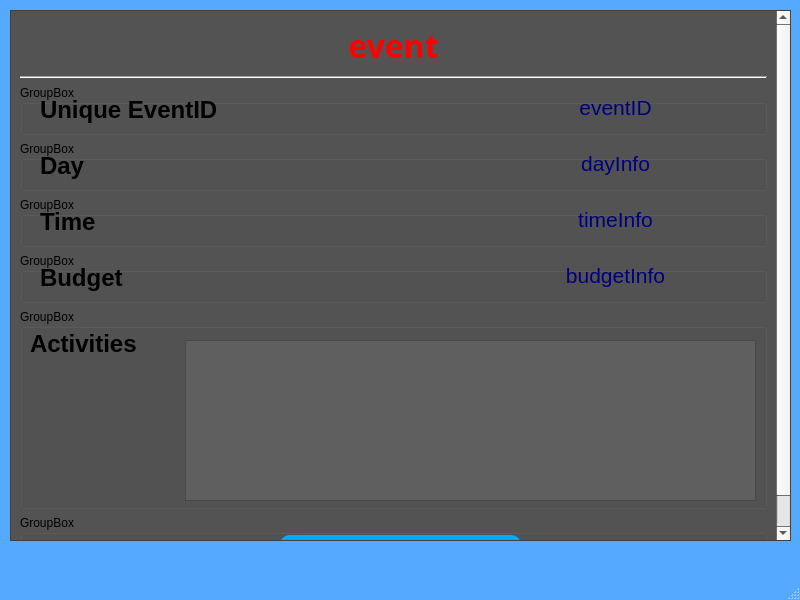
<?xml version="1.0" encoding="UTF-8"?>
<ui version="4.0">
 <class>MainWindow</class>
 <widget class="QMainWindow" name="MainWindow">
  <property name="geometry">
   <rect>
    <x>0</x>
    <y>0</y>
    <width>800</width>
    <height>600</height>
   </rect>
  </property>
  <property name="palette">
   <palette>
    <active>
     <colorrole role="Base">
      <brush brushstyle="SolidPattern">
       <color alpha="255">
        <red>85</red>
        <green>170</green>
        <blue>255</blue>
       </color>
      </brush>
     </colorrole>
     <colorrole role="Window">
      <brush brushstyle="SolidPattern">
       <color alpha="255">
        <red>85</red>
        <green>170</green>
        <blue>255</blue>
       </color>
      </brush>
     </colorrole>
    </active>
    <inactive>
     <colorrole role="Base">
      <brush brushstyle="SolidPattern">
       <color alpha="255">
        <red>85</red>
        <green>170</green>
        <blue>255</blue>
       </color>
      </brush>
     </colorrole>
     <colorrole role="Window">
      <brush brushstyle="SolidPattern">
       <color alpha="255">
        <red>85</red>
        <green>170</green>
        <blue>255</blue>
       </color>
      </brush>
     </colorrole>
    </inactive>
    <disabled>
     <colorrole role="Base">
      <brush brushstyle="SolidPattern">
       <color alpha="255">
        <red>85</red>
        <green>170</green>
        <blue>255</blue>
       </color>
      </brush>
     </colorrole>
     <colorrole role="Window">
      <brush brushstyle="SolidPattern">
       <color alpha="255">
        <red>85</red>
        <green>170</green>
        <blue>255</blue>
       </color>
      </brush>
     </colorrole>
    </disabled>
   </palette>
  </property>
  <property name="windowTitle">
   <string>MainWindow</string>
  </property>
  <widget class="QWidget" name="centralwidget">
   <widget class="QScrollArea" name="scrollArea">
    <property name="geometry">
     <rect>
      <x>10</x>
      <y>10</y>
      <width>781</width>
      <height>531</height>
     </rect>
    </property>
    <property name="palette">
     <palette>
      <active>
       <colorrole role="Base">
        <brush brushstyle="SolidPattern">
         <color alpha="255">
          <red>255</red>
          <green>255</green>
          <blue>255</blue>
         </color>
        </brush>
       </colorrole>
       <colorrole role="Window">
        <brush brushstyle="SolidPattern">
         <color alpha="255">
          <red>83</red>
          <green>83</green>
          <blue>83</blue>
         </color>
        </brush>
       </colorrole>
      </active>
      <inactive>
       <colorrole role="Base">
        <brush brushstyle="SolidPattern">
         <color alpha="255">
          <red>255</red>
          <green>255</green>
          <blue>255</blue>
         </color>
        </brush>
       </colorrole>
       <colorrole role="Window">
        <brush brushstyle="SolidPattern">
         <color alpha="255">
          <red>83</red>
          <green>83</green>
          <blue>83</blue>
         </color>
        </brush>
       </colorrole>
      </inactive>
      <disabled>
       <colorrole role="Base">
        <brush brushstyle="SolidPattern">
         <color alpha="255">
          <red>83</red>
          <green>83</green>
          <blue>83</blue>
         </color>
        </brush>
       </colorrole>
       <colorrole role="Window">
        <brush brushstyle="SolidPattern">
         <color alpha="255">
          <red>83</red>
          <green>83</green>
          <blue>83</blue>
         </color>
        </brush>
       </colorrole>
      </disabled>
     </palette>
    </property>
    <property name="autoFillBackground">
     <bool>true</bool>
    </property>
    <property name="widgetResizable">
     <bool>true</bool>
    </property>
    <widget class="QWidget" name="scrollAreaWidgetContents">
     <property name="geometry">
      <rect>
       <x>0</x>
       <y>0</y>
       <width>767</width>
       <height>563</height>
      </rect>
     </property>
     <layout class="QVBoxLayout" name="verticalLayout_2">
      <item>
       <widget class="QLabel" name="eventName">
        <property name="sizePolicy">
         <sizepolicy hsizetype="Expanding" vsizetype="Fixed">
          <horstretch>0</horstretch>
          <verstretch>0</verstretch>
         </sizepolicy>
        </property>
        <property name="minimumSize">
         <size>
          <width>0</width>
          <height>50</height>
         </size>
        </property>
        <property name="palette">
         <palette>
          <active>
           <colorrole role="WindowText">
            <brush brushstyle="SolidPattern">
             <color alpha="255">
              <red>255</red>
              <green>0</green>
              <blue>0</blue>
             </color>
            </brush>
           </colorrole>
           <colorrole role="Text">
            <brush brushstyle="SolidPattern">
             <color alpha="255">
              <red>255</red>
              <green>0</green>
              <blue>0</blue>
             </color>
            </brush>
           </colorrole>
           <colorrole role="PlaceholderText">
            <brush brushstyle="SolidPattern">
             <color alpha="128">
              <red>255</red>
              <green>0</green>
              <blue>0</blue>
             </color>
            </brush>
           </colorrole>
          </active>
          <inactive>
           <colorrole role="WindowText">
            <brush brushstyle="SolidPattern">
             <color alpha="255">
              <red>255</red>
              <green>0</green>
              <blue>0</blue>
             </color>
            </brush>
           </colorrole>
           <colorrole role="Text">
            <brush brushstyle="SolidPattern">
             <color alpha="255">
              <red>255</red>
              <green>0</green>
              <blue>0</blue>
             </color>
            </brush>
           </colorrole>
           <colorrole role="PlaceholderText">
            <brush brushstyle="SolidPattern">
             <color alpha="128">
              <red>255</red>
              <green>0</green>
              <blue>0</blue>
             </color>
            </brush>
           </colorrole>
          </inactive>
          <disabled>
           <colorrole role="PlaceholderText">
            <brush brushstyle="SolidPattern">
             <color alpha="128">
              <red>255</red>
              <green>0</green>
              <blue>0</blue>
             </color>
            </brush>
           </colorrole>
          </disabled>
         </palette>
        </property>
        <property name="font">
         <font>
          <family>MV Boli</family>
          <pointsize>24</pointsize>
          <bold>true</bold>
         </font>
        </property>
        <property name="autoFillBackground">
         <bool>true</bool>
        </property>
        <property name="text">
         <string>event</string>
        </property>
        <property name="alignment">
         <set>Qt::AlignmentFlag::AlignCenter</set>
        </property>
       </widget>
      </item>
      <item>
       <widget class="Line" name="line">
        <property name="sizePolicy">
         <sizepolicy hsizetype="Expanding" vsizetype="Fixed">
          <horstretch>0</horstretch>
          <verstretch>0</verstretch>
         </sizepolicy>
        </property>
        <property name="orientation">
         <enum>Qt::Orientation::Horizontal</enum>
        </property>
       </widget>
      </item>
      <item>
       <widget class="QGroupBox" name="groupBox_5">
        <property name="sizePolicy">
         <sizepolicy hsizetype="Expanding" vsizetype="Fixed">
          <horstretch>0</horstretch>
          <verstretch>0</verstretch>
         </sizepolicy>
        </property>
        <property name="minimumSize">
         <size>
          <width>0</width>
          <height>50</height>
         </size>
        </property>
        <property name="baseSize">
         <size>
          <width>100</width>
          <height>100</height>
         </size>
        </property>
        <property name="title">
         <string>GroupBox</string>
        </property>
        <widget class="QLabel" name="label_7">
         <property name="geometry">
          <rect>
           <x>20</x>
           <y>0</y>
           <width>211</width>
           <height>50</height>
          </rect>
         </property>
         <property name="sizePolicy">
          <sizepolicy hsizetype="Fixed" vsizetype="Fixed">
           <horstretch>0</horstretch>
           <verstretch>0</verstretch>
          </sizepolicy>
         </property>
         <property name="minimumSize">
          <size>
           <width>0</width>
           <height>50</height>
          </size>
         </property>
         <property name="text">
          <string>&lt;html&gt;&lt;head/&gt;&lt;body&gt;&lt;p&gt;&lt;span style=&quot; font-size:18pt; font-weight:700; color:#000000;&quot;&gt;Unique EventID&lt;/span&gt;&lt;/p&gt;&lt;/body&gt;&lt;/html&gt;</string>
         </property>
        </widget>
        <widget class="QLabel" name="label_4">
         <property name="geometry">
          <rect>
           <x>450</x>
           <y>10</y>
           <width>291</width>
           <height>31</height>
          </rect>
         </property>
         <property name="text">
          <string>&lt;html&gt;&lt;head/&gt;&lt;body&gt;&lt;p align=&quot;center&quot;&gt;&lt;span style=&quot; font-size:16pt; color:#00007f;&quot;&gt;eventID&lt;/span&gt;&lt;/p&gt;&lt;/body&gt;&lt;/html&gt;</string>
         </property>
         <property name="alignment">
          <set>Qt::AlignmentFlag::AlignLeading|Qt::AlignmentFlag::AlignLeft|Qt::AlignmentFlag::AlignTop</set>
         </property>
        </widget>
       </widget>
      </item>
      <item>
       <widget class="QGroupBox" name="groupBox">
        <property name="sizePolicy">
         <sizepolicy hsizetype="Expanding" vsizetype="Fixed">
          <horstretch>0</horstretch>
          <verstretch>0</verstretch>
         </sizepolicy>
        </property>
        <property name="minimumSize">
         <size>
          <width>0</width>
          <height>50</height>
         </size>
        </property>
        <property name="baseSize">
         <size>
          <width>100</width>
          <height>100</height>
         </size>
        </property>
        <property name="title">
         <string>GroupBox</string>
        </property>
        <widget class="QLabel" name="label_5">
         <property name="geometry">
          <rect>
           <x>20</x>
           <y>0</y>
           <width>91</width>
           <height>50</height>
          </rect>
         </property>
         <property name="sizePolicy">
          <sizepolicy hsizetype="Fixed" vsizetype="Fixed">
           <horstretch>0</horstretch>
           <verstretch>0</verstretch>
          </sizepolicy>
         </property>
         <property name="minimumSize">
          <size>
           <width>0</width>
           <height>50</height>
          </size>
         </property>
         <property name="text">
          <string>&lt;html&gt;&lt;head/&gt;&lt;body&gt;&lt;p&gt;&lt;span style=&quot; font-size:18pt; font-weight:700; color:#000000;&quot;&gt;Day&lt;/span&gt;&lt;/p&gt;&lt;/body&gt;&lt;/html&gt;</string>
         </property>
        </widget>
        <widget class="QLabel" name="label_3">
         <property name="geometry">
          <rect>
           <x>450</x>
           <y>10</y>
           <width>291</width>
           <height>31</height>
          </rect>
         </property>
         <property name="text">
          <string>&lt;html&gt;&lt;head/&gt;&lt;body&gt;&lt;p align=&quot;center&quot;&gt;&lt;span style=&quot; font-size:16pt; color:#00007f;&quot;&gt;dayInfo&lt;/span&gt;&lt;/p&gt;&lt;/body&gt;&lt;/html&gt;</string>
         </property>
         <property name="alignment">
          <set>Qt::AlignmentFlag::AlignLeading|Qt::AlignmentFlag::AlignLeft|Qt::AlignmentFlag::AlignTop</set>
         </property>
        </widget>
       </widget>
      </item>
      <item>
       <widget class="QGroupBox" name="groupBox_2">
        <property name="sizePolicy">
         <sizepolicy hsizetype="Preferred" vsizetype="Fixed">
          <horstretch>0</horstretch>
          <verstretch>0</verstretch>
         </sizepolicy>
        </property>
        <property name="minimumSize">
         <size>
          <width>0</width>
          <height>50</height>
         </size>
        </property>
        <property name="baseSize">
         <size>
          <width>100</width>
          <height>100</height>
         </size>
        </property>
        <property name="title">
         <string>GroupBox</string>
        </property>
        <widget class="QLabel" name="label_6">
         <property name="geometry">
          <rect>
           <x>20</x>
           <y>0</y>
           <width>261</width>
           <height>50</height>
          </rect>
         </property>
         <property name="sizePolicy">
          <sizepolicy hsizetype="Fixed" vsizetype="Fixed">
           <horstretch>0</horstretch>
           <verstretch>0</verstretch>
          </sizepolicy>
         </property>
         <property name="minimumSize">
          <size>
           <width>0</width>
           <height>50</height>
          </size>
         </property>
         <property name="text">
          <string>&lt;html&gt;&lt;head/&gt;&lt;body&gt;&lt;p&gt;&lt;span style=&quot; font-size:18pt; font-weight:700; color:#000000;&quot;&gt;Time&lt;/span&gt;&lt;/p&gt;&lt;/body&gt;&lt;/html&gt;</string>
         </property>
        </widget>
        <widget class="QLabel" name="label">
         <property name="geometry">
          <rect>
           <x>450</x>
           <y>10</y>
           <width>291</width>
           <height>31</height>
          </rect>
         </property>
         <property name="text">
          <string>&lt;html&gt;&lt;head/&gt;&lt;body&gt;&lt;p align=&quot;center&quot;&gt;&lt;span style=&quot; font-size:16pt; color:#00007f;&quot;&gt;timeInfo&lt;/span&gt;&lt;/p&gt;&lt;/body&gt;&lt;/html&gt;</string>
         </property>
         <property name="alignment">
          <set>Qt::AlignmentFlag::AlignLeading|Qt::AlignmentFlag::AlignLeft|Qt::AlignmentFlag::AlignTop</set>
         </property>
        </widget>
       </widget>
      </item>
      <item>
       <widget class="QGroupBox" name="groupBox_3">
        <property name="sizePolicy">
         <sizepolicy hsizetype="Preferred" vsizetype="Fixed">
          <horstretch>0</horstretch>
          <verstretch>0</verstretch>
         </sizepolicy>
        </property>
        <property name="minimumSize">
         <size>
          <width>0</width>
          <height>50</height>
         </size>
        </property>
        <property name="baseSize">
         <size>
          <width>100</width>
          <height>100</height>
         </size>
        </property>
        <property name="title">
         <string>GroupBox</string>
        </property>
        <widget class="QLabel" name="budgetLabel">
         <property name="geometry">
          <rect>
           <x>20</x>
           <y>0</y>
           <width>261</width>
           <height>50</height>
          </rect>
         </property>
         <property name="sizePolicy">
          <sizepolicy hsizetype="Fixed" vsizetype="Fixed">
           <horstretch>0</horstretch>
           <verstretch>0</verstretch>
          </sizepolicy>
         </property>
         <property name="minimumSize">
          <size>
           <width>0</width>
           <height>50</height>
          </size>
         </property>
         <property name="text">
          <string>&lt;html&gt;&lt;head/&gt;&lt;body&gt;&lt;p&gt;&lt;span style=&quot; font-size:18pt; font-weight:700; color:#000000;&quot;&gt;Budget&lt;/span&gt;&lt;/p&gt;&lt;/body&gt;&lt;/html&gt;</string>
         </property>
        </widget>
        <widget class="QLabel" name="label_2">
         <property name="geometry">
          <rect>
           <x>450</x>
           <y>10</y>
           <width>291</width>
           <height>31</height>
          </rect>
         </property>
         <property name="text">
          <string>&lt;html&gt;&lt;head/&gt;&lt;body&gt;&lt;p align=&quot;center&quot;&gt;&lt;span style=&quot; font-size:16pt; color:#00007f;&quot;&gt;budgetInfo&lt;/span&gt;&lt;/p&gt;&lt;/body&gt;&lt;/html&gt;</string>
         </property>
         <property name="alignment">
          <set>Qt::AlignmentFlag::AlignLeading|Qt::AlignmentFlag::AlignLeft|Qt::AlignmentFlag::AlignTop</set>
         </property>
        </widget>
       </widget>
      </item>
      <item>
       <widget class="QGroupBox" name="groupBox_4">
        <property name="sizePolicy">
         <sizepolicy hsizetype="Expanding" vsizetype="Expanding">
          <horstretch>0</horstretch>
          <verstretch>0</verstretch>
         </sizepolicy>
        </property>
        <property name="minimumSize">
         <size>
          <width>0</width>
          <height>200</height>
         </size>
        </property>
        <property name="title">
         <string>GroupBox</string>
        </property>
        <widget class="QListWidget" name="activityList">
         <property name="geometry">
          <rect>
           <x>165</x>
           <y>31</y>
           <width>571</width>
           <height>161</height>
          </rect>
         </property>
         <property name="sizePolicy">
          <sizepolicy hsizetype="Fixed" vsizetype="Preferred">
           <horstretch>0</horstretch>
           <verstretch>0</verstretch>
          </sizepolicy>
         </property>
         <property name="palette">
          <palette>
           <active>
            <colorrole role="WindowText">
             <brush brushstyle="SolidPattern">
              <color alpha="255">
               <red>85</red>
               <green>85</green>
               <blue>255</blue>
              </color>
             </brush>
            </colorrole>
            <colorrole role="Button">
             <brush brushstyle="SolidPattern">
              <color alpha="255">
               <red>95</red>
               <green>95</green>
               <blue>95</blue>
              </color>
             </brush>
            </colorrole>
            <colorrole role="Text">
             <brush brushstyle="SolidPattern">
              <color alpha="255">
               <red>85</red>
               <green>85</green>
               <blue>255</blue>
              </color>
             </brush>
            </colorrole>
            <colorrole role="ButtonText">
             <brush brushstyle="SolidPattern">
              <color alpha="255">
               <red>85</red>
               <green>85</green>
               <blue>255</blue>
              </color>
             </brush>
            </colorrole>
            <colorrole role="Base">
             <brush brushstyle="SolidPattern">
              <color alpha="255">
               <red>95</red>
               <green>95</green>
               <blue>95</blue>
              </color>
             </brush>
            </colorrole>
            <colorrole role="Window">
             <brush brushstyle="SolidPattern">
              <color alpha="255">
               <red>95</red>
               <green>95</green>
               <blue>95</blue>
              </color>
             </brush>
            </colorrole>
            <colorrole role="AlternateBase">
             <brush brushstyle="SolidPattern">
              <color alpha="255">
               <red>255</red>
               <green>255</green>
               <blue>255</blue>
              </color>
             </brush>
            </colorrole>
            <colorrole role="PlaceholderText">
             <brush brushstyle="SolidPattern">
              <color alpha="128">
               <red>85</red>
               <green>85</green>
               <blue>255</blue>
              </color>
             </brush>
            </colorrole>
           </active>
           <inactive>
            <colorrole role="WindowText">
             <brush brushstyle="SolidPattern">
              <color alpha="255">
               <red>85</red>
               <green>85</green>
               <blue>255</blue>
              </color>
             </brush>
            </colorrole>
            <colorrole role="Button">
             <brush brushstyle="SolidPattern">
              <color alpha="255">
               <red>95</red>
               <green>95</green>
               <blue>95</blue>
              </color>
             </brush>
            </colorrole>
            <colorrole role="Text">
             <brush brushstyle="SolidPattern">
              <color alpha="255">
               <red>85</red>
               <green>85</green>
               <blue>255</blue>
              </color>
             </brush>
            </colorrole>
            <colorrole role="ButtonText">
             <brush brushstyle="SolidPattern">
              <color alpha="255">
               <red>85</red>
               <green>85</green>
               <blue>255</blue>
              </color>
             </brush>
            </colorrole>
            <colorrole role="Base">
             <brush brushstyle="SolidPattern">
              <color alpha="255">
               <red>95</red>
               <green>95</green>
               <blue>95</blue>
              </color>
             </brush>
            </colorrole>
            <colorrole role="Window">
             <brush brushstyle="SolidPattern">
              <color alpha="255">
               <red>95</red>
               <green>95</green>
               <blue>95</blue>
              </color>
             </brush>
            </colorrole>
            <colorrole role="AlternateBase">
             <brush brushstyle="SolidPattern">
              <color alpha="255">
               <red>255</red>
               <green>255</green>
               <blue>255</blue>
              </color>
             </brush>
            </colorrole>
            <colorrole role="PlaceholderText">
             <brush brushstyle="SolidPattern">
              <color alpha="128">
               <red>85</red>
               <green>85</green>
               <blue>255</blue>
              </color>
             </brush>
            </colorrole>
           </inactive>
           <disabled>
            <colorrole role="WindowText">
             <brush brushstyle="SolidPattern">
              <color alpha="255">
               <red>85</red>
               <green>85</green>
               <blue>255</blue>
              </color>
             </brush>
            </colorrole>
            <colorrole role="Button">
             <brush brushstyle="SolidPattern">
              <color alpha="255">
               <red>95</red>
               <green>95</green>
               <blue>95</blue>
              </color>
             </brush>
            </colorrole>
            <colorrole role="Text">
             <brush brushstyle="SolidPattern">
              <color alpha="255">
               <red>85</red>
               <green>85</green>
               <blue>255</blue>
              </color>
             </brush>
            </colorrole>
            <colorrole role="ButtonText">
             <brush brushstyle="SolidPattern">
              <color alpha="255">
               <red>85</red>
               <green>85</green>
               <blue>255</blue>
              </color>
             </brush>
            </colorrole>
            <colorrole role="Base">
             <brush brushstyle="SolidPattern">
              <color alpha="255">
               <red>95</red>
               <green>95</green>
               <blue>95</blue>
              </color>
             </brush>
            </colorrole>
            <colorrole role="Window">
             <brush brushstyle="SolidPattern">
              <color alpha="255">
               <red>95</red>
               <green>95</green>
               <blue>95</blue>
              </color>
             </brush>
            </colorrole>
            <colorrole role="AlternateBase">
             <brush brushstyle="SolidPattern">
              <color alpha="255">
               <red>255</red>
               <green>255</green>
               <blue>255</blue>
              </color>
             </brush>
            </colorrole>
            <colorrole role="PlaceholderText">
             <brush brushstyle="SolidPattern">
              <color alpha="128">
               <red>85</red>
               <green>85</green>
               <blue>255</blue>
              </color>
             </brush>
            </colorrole>
           </disabled>
          </palette>
         </property>
         <property name="styleSheet">
          <string notr="true">QListWidget {
	font: 12pt &quot;MV Boli&quot;;
	color: rgb(85, 85, 255);
	background: rgb(95, 95, 95);
}</string>
         </property>
         <property name="alternatingRowColors">
          <bool>true</bool>
         </property>
         <property name="viewMode">
          <enum>QListView::ViewMode::ListMode</enum>
         </property>
        </widget>
        <widget class="QLabel" name="label_15">
         <property name="geometry">
          <rect>
           <x>10</x>
           <y>10</y>
           <width>281</width>
           <height>50</height>
          </rect>
         </property>
         <property name="sizePolicy">
          <sizepolicy hsizetype="Fixed" vsizetype="Fixed">
           <horstretch>0</horstretch>
           <verstretch>0</verstretch>
          </sizepolicy>
         </property>
         <property name="minimumSize">
          <size>
           <width>0</width>
           <height>50</height>
          </size>
         </property>
         <property name="text">
          <string>&lt;html&gt;&lt;head/&gt;&lt;body&gt;&lt;p&gt;&lt;span style=&quot; font-size:18pt; font-weight:700; color:#000000;&quot;&gt;Activities&lt;/span&gt;&lt;/p&gt;&lt;/body&gt;&lt;/html&gt;</string>
         </property>
        </widget>
       </widget>
      </item>
      <item alignment="Qt::AlignmentFlag::Qt::AlignmentFlag::AlignVCenter">
       <widget class="QGroupBox" name="groupBox_11">
        <property name="sizePolicy">
         <sizepolicy hsizetype="Preferred" vsizetype="Fixed">
          <horstretch>0</horstretch>
          <verstretch>0</verstretch>
         </sizepolicy>
        </property>
        <property name="minimumSize">
         <size>
          <width>0</width>
          <height>50</height>
         </size>
        </property>
        <property name="title">
         <string>GroupBox</string>
        </property>
        <widget class="QPushButton" name="submitButton">
         <property name="enabled">
          <bool>true</bool>
         </property>
         <property name="geometry">
          <rect>
           <x>260</x>
           <y>20</y>
           <width>241</width>
           <height>24</height>
          </rect>
         </property>
         <property name="palette">
          <palette>
           <active>
            <colorrole role="WindowText">
             <brush brushstyle="SolidPattern">
              <color alpha="255">
               <red>0</red>
               <green>0</green>
               <blue>0</blue>
              </color>
             </brush>
            </colorrole>
            <colorrole role="Button">
             <brush brushstyle="SolidPattern">
              <color alpha="255">
               <red>0</red>
               <green>170</green>
               <blue>255</blue>
              </color>
             </brush>
            </colorrole>
            <colorrole role="Light">
             <brush brushstyle="SolidPattern">
              <color alpha="255">
               <red>127</red>
               <green>255</green>
               <blue>127</blue>
              </color>
             </brush>
            </colorrole>
            <colorrole role="Midlight">
             <brush brushstyle="SolidPattern">
              <color alpha="255">
               <red>63</red>
               <green>255</green>
               <blue>63</blue>
              </color>
             </brush>
            </colorrole>
            <colorrole role="Dark">
             <brush brushstyle="SolidPattern">
              <color alpha="255">
               <red>0</red>
               <green>127</green>
               <blue>0</blue>
              </color>
             </brush>
            </colorrole>
            <colorrole role="Mid">
             <brush brushstyle="SolidPattern">
              <color alpha="255">
               <red>0</red>
               <green>170</green>
               <blue>0</blue>
              </color>
             </brush>
            </colorrole>
            <colorrole role="Text">
             <brush brushstyle="SolidPattern">
              <color alpha="255">
               <red>0</red>
               <green>0</green>
               <blue>0</blue>
              </color>
             </brush>
            </colorrole>
            <colorrole role="BrightText">
             <brush brushstyle="SolidPattern">
              <color alpha="255">
               <red>255</red>
               <green>255</green>
               <blue>255</blue>
              </color>
             </brush>
            </colorrole>
            <colorrole role="ButtonText">
             <brush brushstyle="SolidPattern">
              <color alpha="255">
               <red>0</red>
               <green>0</green>
               <blue>0</blue>
              </color>
             </brush>
            </colorrole>
            <colorrole role="Base">
             <brush brushstyle="SolidPattern">
              <color alpha="255">
               <red>0</red>
               <green>170</green>
               <blue>255</blue>
              </color>
             </brush>
            </colorrole>
            <colorrole role="Window">
             <brush brushstyle="SolidPattern">
              <color alpha="255">
               <red>0</red>
               <green>170</green>
               <blue>255</blue>
              </color>
             </brush>
            </colorrole>
            <colorrole role="Shadow">
             <brush brushstyle="SolidPattern">
              <color alpha="255">
               <red>0</red>
               <green>0</green>
               <blue>0</blue>
              </color>
             </brush>
            </colorrole>
            <colorrole role="AlternateBase">
             <brush brushstyle="SolidPattern">
              <color alpha="255">
               <red>127</red>
               <green>255</green>
               <blue>127</blue>
              </color>
             </brush>
            </colorrole>
            <colorrole role="ToolTipBase">
             <brush brushstyle="SolidPattern">
              <color alpha="255">
               <red>255</red>
               <green>255</green>
               <blue>220</blue>
              </color>
             </brush>
            </colorrole>
            <colorrole role="ToolTipText">
             <brush brushstyle="SolidPattern">
              <color alpha="255">
               <red>0</red>
               <green>0</green>
               <blue>0</blue>
              </color>
             </brush>
            </colorrole>
            <colorrole role="PlaceholderText">
             <brush brushstyle="SolidPattern">
              <color alpha="127">
               <red>0</red>
               <green>0</green>
               <blue>0</blue>
              </color>
             </brush>
            </colorrole>
            <colorrole role="Accent">
             <brush brushstyle="SolidPattern">
              <color alpha="255">
               <red>255</red>
               <green>255</green>
               <blue>255</blue>
              </color>
             </brush>
            </colorrole>
           </active>
           <inactive>
            <colorrole role="WindowText">
             <brush brushstyle="SolidPattern">
              <color alpha="255">
               <red>0</red>
               <green>0</green>
               <blue>0</blue>
              </color>
             </brush>
            </colorrole>
            <colorrole role="Button">
             <brush brushstyle="SolidPattern">
              <color alpha="255">
               <red>0</red>
               <green>170</green>
               <blue>255</blue>
              </color>
             </brush>
            </colorrole>
            <colorrole role="Light">
             <brush brushstyle="SolidPattern">
              <color alpha="255">
               <red>127</red>
               <green>255</green>
               <blue>127</blue>
              </color>
             </brush>
            </colorrole>
            <colorrole role="Midlight">
             <brush brushstyle="SolidPattern">
              <color alpha="255">
               <red>63</red>
               <green>255</green>
               <blue>63</blue>
              </color>
             </brush>
            </colorrole>
            <colorrole role="Dark">
             <brush brushstyle="SolidPattern">
              <color alpha="255">
               <red>0</red>
               <green>127</green>
               <blue>0</blue>
              </color>
             </brush>
            </colorrole>
            <colorrole role="Mid">
             <brush brushstyle="SolidPattern">
              <color alpha="255">
               <red>0</red>
               <green>170</green>
               <blue>0</blue>
              </color>
             </brush>
            </colorrole>
            <colorrole role="Text">
             <brush brushstyle="SolidPattern">
              <color alpha="255">
               <red>0</red>
               <green>0</green>
               <blue>0</blue>
              </color>
             </brush>
            </colorrole>
            <colorrole role="BrightText">
             <brush brushstyle="SolidPattern">
              <color alpha="255">
               <red>255</red>
               <green>255</green>
               <blue>255</blue>
              </color>
             </brush>
            </colorrole>
            <colorrole role="ButtonText">
             <brush brushstyle="SolidPattern">
              <color alpha="255">
               <red>0</red>
               <green>0</green>
               <blue>0</blue>
              </color>
             </brush>
            </colorrole>
            <colorrole role="Base">
             <brush brushstyle="SolidPattern">
              <color alpha="255">
               <red>0</red>
               <green>170</green>
               <blue>255</blue>
              </color>
             </brush>
            </colorrole>
            <colorrole role="Window">
             <brush brushstyle="SolidPattern">
              <color alpha="255">
               <red>0</red>
               <green>170</green>
               <blue>255</blue>
              </color>
             </brush>
            </colorrole>
            <colorrole role="Shadow">
             <brush brushstyle="SolidPattern">
              <color alpha="255">
               <red>0</red>
               <green>0</green>
               <blue>0</blue>
              </color>
             </brush>
            </colorrole>
            <colorrole role="AlternateBase">
             <brush brushstyle="SolidPattern">
              <color alpha="255">
               <red>127</red>
               <green>255</green>
               <blue>127</blue>
              </color>
             </brush>
            </colorrole>
            <colorrole role="ToolTipBase">
             <brush brushstyle="SolidPattern">
              <color alpha="255">
               <red>255</red>
               <green>255</green>
               <blue>220</blue>
              </color>
             </brush>
            </colorrole>
            <colorrole role="ToolTipText">
             <brush brushstyle="SolidPattern">
              <color alpha="255">
               <red>0</red>
               <green>0</green>
               <blue>0</blue>
              </color>
             </brush>
            </colorrole>
            <colorrole role="PlaceholderText">
             <brush brushstyle="SolidPattern">
              <color alpha="127">
               <red>0</red>
               <green>0</green>
               <blue>0</blue>
              </color>
             </brush>
            </colorrole>
            <colorrole role="Accent">
             <brush brushstyle="SolidPattern">
              <color alpha="255">
               <red>255</red>
               <green>255</green>
               <blue>255</blue>
              </color>
             </brush>
            </colorrole>
           </inactive>
           <disabled>
            <colorrole role="WindowText">
             <brush brushstyle="SolidPattern">
              <color alpha="255">
               <red>0</red>
               <green>127</green>
               <blue>0</blue>
              </color>
             </brush>
            </colorrole>
            <colorrole role="Button">
             <brush brushstyle="SolidPattern">
              <color alpha="255">
               <red>0</red>
               <green>170</green>
               <blue>255</blue>
              </color>
             </brush>
            </colorrole>
            <colorrole role="Light">
             <brush brushstyle="SolidPattern">
              <color alpha="255">
               <red>127</red>
               <green>255</green>
               <blue>127</blue>
              </color>
             </brush>
            </colorrole>
            <colorrole role="Midlight">
             <brush brushstyle="SolidPattern">
              <color alpha="255">
               <red>63</red>
               <green>255</green>
               <blue>63</blue>
              </color>
             </brush>
            </colorrole>
            <colorrole role="Dark">
             <brush brushstyle="SolidPattern">
              <color alpha="255">
               <red>0</red>
               <green>127</green>
               <blue>0</blue>
              </color>
             </brush>
            </colorrole>
            <colorrole role="Mid">
             <brush brushstyle="SolidPattern">
              <color alpha="255">
               <red>0</red>
               <green>170</green>
               <blue>0</blue>
              </color>
             </brush>
            </colorrole>
            <colorrole role="Text">
             <brush brushstyle="SolidPattern">
              <color alpha="255">
               <red>0</red>
               <green>127</green>
               <blue>0</blue>
              </color>
             </brush>
            </colorrole>
            <colorrole role="BrightText">
             <brush brushstyle="SolidPattern">
              <color alpha="255">
               <red>255</red>
               <green>255</green>
               <blue>255</blue>
              </color>
             </brush>
            </colorrole>
            <colorrole role="ButtonText">
             <brush brushstyle="SolidPattern">
              <color alpha="135">
               <red>255</red>
               <green>255</green>
               <blue>255</blue>
              </color>
             </brush>
            </colorrole>
            <colorrole role="Base">
             <brush brushstyle="SolidPattern">
              <color alpha="255">
               <red>0</red>
               <green>170</green>
               <blue>255</blue>
              </color>
             </brush>
            </colorrole>
            <colorrole role="Window">
             <brush brushstyle="SolidPattern">
              <color alpha="255">
               <red>0</red>
               <green>170</green>
               <blue>255</blue>
              </color>
             </brush>
            </colorrole>
            <colorrole role="Shadow">
             <brush brushstyle="SolidPattern">
              <color alpha="255">
               <red>0</red>
               <green>0</green>
               <blue>0</blue>
              </color>
             </brush>
            </colorrole>
            <colorrole role="AlternateBase">
             <brush brushstyle="SolidPattern">
              <color alpha="255">
               <red>0</red>
               <green>255</green>
               <blue>0</blue>
              </color>
             </brush>
            </colorrole>
            <colorrole role="ToolTipBase">
             <brush brushstyle="SolidPattern">
              <color alpha="255">
               <red>255</red>
               <green>255</green>
               <blue>220</blue>
              </color>
             </brush>
            </colorrole>
            <colorrole role="ToolTipText">
             <brush brushstyle="SolidPattern">
              <color alpha="255">
               <red>0</red>
               <green>0</green>
               <blue>0</blue>
              </color>
             </brush>
            </colorrole>
            <colorrole role="PlaceholderText">
             <brush brushstyle="SolidPattern">
              <color alpha="127">
               <red>0</red>
               <green>127</green>
               <blue>0</blue>
              </color>
             </brush>
            </colorrole>
            <colorrole role="Accent">
             <brush brushstyle="SolidPattern">
              <color alpha="255">
               <red>76</red>
               <green>255</green>
               <blue>76</blue>
              </color>
             </brush>
            </colorrole>
           </disabled>
          </palette>
         </property>
         <property name="autoFillBackground">
          <bool>false</bool>
         </property>
         <property name="styleSheet">
          <string notr="true">QPushButton {
border: 10;
border-radius: 10;
border-color: grey;
color: red;
font: 16pt &quot;MV Boli&quot;;
background: rgb(0, 170, 255);
}

QPushButton:hover {
background: rgb(0, 0, 127);
}</string>
         </property>
         <property name="text">
          <string>Return To Homepage</string>
         </property>
        </widget>
       </widget>
      </item>
     </layout>
    </widget>
   </widget>
  </widget>
  <widget class="QMenuBar" name="menubar">
   <property name="geometry">
    <rect>
     <x>0</x>
     <y>0</y>
     <width>800</width>
     <height>33</height>
    </rect>
   </property>
  </widget>
  <widget class="QStatusBar" name="statusbar"/>
 </widget>
 <resources/>
 <connections/>
</ui>
